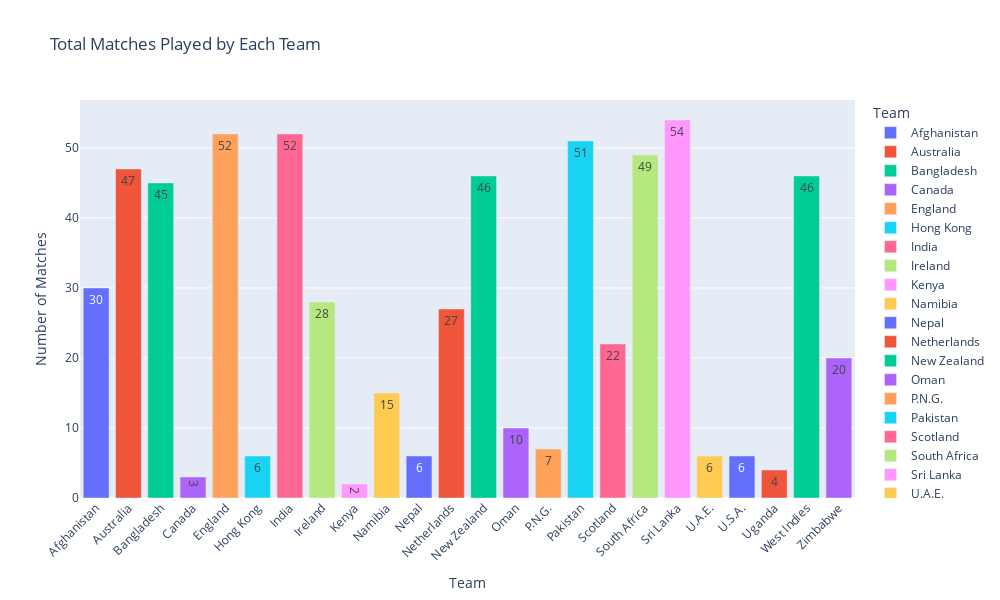

This figure's notebook cell:
### Code cell
import pandas as pd
import plotly.express as px

#Total matches played by each team - BAR PLOT 
fig = px.bar(total_matches, 
             x='Team', 
             y='Matches', 
             color='Team',  
             title='Total Matches Played by Each Team',
             labels={'Matches': 'Number of Matches', 'Team': 'Team'},
             text='Matches')

fig.update_layout(
    xaxis_title='Team',
    yaxis_title='Number of Matches',
    hovermode='closest',
    width=1000,  
    height=600, 
    xaxis_tickangle=-45  
)
fig.show()



#Total matches played by each team - GEOSPATIAL 

matches_url = 'https://raw.githubusercontent.com/Shamsvi/CMSE-830/main/mens%20cwc/all_t20_world_cup_matches_results.csv'
wc_final_data_df = pd.read_csv(matches_url)

team1_counts = wc_final_data_df['Team1'].value_counts()
team2_counts = wc_final_data_df['Team2'].value_counts()

total_matches = pd.DataFrame({'Team': team1_counts.index, 'Matches': team1_counts.values})

team2_matches = pd.DataFrame({'Team': team2_counts.index, 'Matches': team2_counts.values})
total_matches = pd.concat([total_matches, team2_matches], ignore_index=True)

total_matches = total_matches.groupby('Team', as_index=False).sum()

ground_country_mapping = {
    'India': 'India',
    'Australia': 'Australia',
    'England': 'United Kingdom',
    'Pakistan': 'Pakistan',
    'South Africa': 'South Africa',
    'Sri Lanka': 'Sri Lanka',
    'West Indies': 'West Indies',
    'Bangladesh': 'Bangladesh',
    'Nepal': 'Nepal',
    'Zimbabwe': 'Zimbabwe',
    'Afghanistan': 'Afghanistan',
    'New Zealand': 'New Zealand',
    'Netherlands': 'Netherlands',
    'Scotland': 'Scotland',
    'U.S.A.': 'United States',
    'Ireland': 'Ireland',
    'Kenya': 'Kenya',
    'Oman': 'Oman',
    'United Arab Emirates': 'United Arab Emirates',
    'Hong Kong': 'Hong Kong',
    'P.N.G': 'Papua New Guinea',
    'Canada': 'Canada',
    'Uganda': 'Uganda'
     
}

total_matches['Country'] = total_matches['Team'].map(lambda x: ground_country_mapping.get(x, 'Unknown'))

fig = px.choropleth(total_matches,
                    locations='Country',  
                    locationmode='country names',  
                    color='Matches',  
                    hover_name='Country',  
                    hover_data=['Matches'],  
                    title='Total Matches Played by Each Team',
                    color_continuous_scale=px.colors.qualitative.Plotly) 

# Step 6: Customize the layout
fig.update_layout(
    geo=dict(
        showframe=False,  
        showcoastlines=True,  
        projection_type='natural earth',
        showsubunits=True, 
        showcountries=True,
        width=1100,  # Increase width
        height=1000  # Increase height
        
    )
)

fig.show()

### Figure 1 — Plotly figure (JSON) as saved in the notebook; plotly's stock layout.template omitted (floating-point values rounded to 4 significant figures)
{"data": [{"alignmentgroup": "True", "hovertemplate": "Team=%{x}<br>Number of Matches=%{text}<extra></extra>", "legendgroup": "Afghanistan", "marker": {"color": "#636efa", "pattern": {"shape": ""}}, "name": "Afghanistan", "offsetgroup": "Afghanistan", "orientation": "v", "showlegend": true, "text": [30], "textposition": "auto", "type": "bar", "x": ["Afghanistan"], "xaxis": "x", "y": [30], "yaxis": "y"}, {"alignmentgroup": "True", "hovertemplate": "Team=%{x}<br>Number of Matches=%{text}<extra></extra>", "legendgroup": "Australia", "marker": {"color": "#EF553B", "pattern": {"shape": ""}}, "name": "Australia", "offsetgroup": "Australia", "orientation": "v", "showlegend": true, "text": [47], "textposition": "auto", "type": "bar", "x": ["Australia"], "xaxis": "x", "y": [47], "yaxis": "y"}, {"alignmentgroup": "True", "hovertemplate": "Team=%{x}<br>Number of Matches=%{text}<extra></extra>", "legendgroup": "Bangladesh", "marker": {"color": "#00cc96", "pattern": {"shape": ""}}, "name": "Bangladesh", "offsetgroup": "Bangladesh", "orientation": "v", "showlegend": true, "text": [45], "textposition": "auto", "type": "bar", "x": ["Bangladesh"], "xaxis": "x", "y": [45], "yaxis": "y"}, {"alignmentgroup": "True", "hovertemplate": "Team=%{x}<br>Number of Matches=%{text}<extra></extra>", "legendgroup": "Canada", "marker": {"color": "#ab63fa", "pattern": {"shape": ""}}, "name": "Canada", "offsetgroup": "Canada", "orientation": "v", "showlegend": true, "text": [3], "textposition": "auto", "type": "bar", "x": ["Canada"], "xaxis": "x", "y": [3], "yaxis": "y"}, {"alignmentgroup": "True", "hovertemplate": "Team=%{x}<br>Number of Matches=%{text}<extra></extra>", "legendgroup": "England", "marker": {"color": "#FFA15A", "pattern": {"shape": ""}}, "name": "England", "offsetgroup": "England", "orientation": "v", "showlegend": true, "text": [52], "textposition": "auto", "type": "bar", "x": ["England"], "xaxis": "x", "y": [52], "yaxis": "y"}, {"alignmentgroup": "True", "hovertemplate": "Team=%{x}<br>Number of Matches=%{text}<extra></extra>", "legendgroup": "Hong Kong", "marker": {"color": "#19d3f3", "pattern": {"shape": ""}}, "name": "Hong Kong", "offsetgroup": "Hong Kong", "orientation": "v", "showlegend": true, "text": [6], "textposition": "auto", "type": "bar", "x": ["Hong Kong"], "xaxis": "x", "y": [6], "yaxis": "y"}, {"alignmentgroup": "True", "hovertemplate": "Team=%{x}<br>Number of Matches=%{text}<extra></extra>", "legendgroup": "India", "marker": {"color": "#FF6692", "pattern": {"shape": ""}}, "name": "India", "offsetgroup": "India", "orientation": "v", "showlegend": true, "text": [52], "textposition": "auto", "type": "bar", "x": ["India"], "xaxis": "x", "y": [52], "yaxis": "y"}, {"alignmentgroup": "True", "hovertemplate": "Team=%{x}<br>Number of Matches=%{text}<extra></extra>", "legendgroup": "Ireland", "marker": {"color": "#B6E880", "pattern": {"shape": ""}}, "name": "Ireland", "offsetgroup": "Ireland", "orientation": "v", "showlegend": true, "text": [28], "textposition": "auto", "type": "bar", "x": ["Ireland"], "xaxis": "x", "y": [28], "yaxis": "y"}, {"alignmentgroup": "True", "hovertemplate": "Team=%{x}<br>Number of Matches=%{text}<extra></extra>", "legendgroup": "Kenya", "marker": {"color": "#FF97FF", "pattern": {"shape": ""}}, "name": "Kenya", "offsetgroup": "Kenya", "orientation": "v", "showlegend": true, "text": [2], "textposition": "auto", "type": "bar", "x": ["Kenya"], "xaxis": "x", "y": [2], "yaxis": "y"}, {"alignmentgroup": "True", "hovertemplate": "Team=%{x}<br>Number of Matches=%{text}<extra></extra>", "legendgroup": "Namibia", "marker": {"color": "#FECB52", "pattern": {"shape": ""}}, "name": "Namibia", "offsetgroup": "Namibia", "orientation": "v", "showlegend": true, "text": [15], "textposition": "auto", "type": "bar", "x": ["Namibia"], "xaxis": "x", "y": [15], "yaxis": "y"}, {"alignmentgroup": "True", "hovertemplate": "Team=%{x}<br>Number of Matches=%{text}<extra></extra>", "legendgroup": "Nepal", "marker": {"color": "#636efa", "pattern": {"shape": ""}}, "name": "Nepal", "offsetgroup": "Nepal", "orientation": "v", "showlegend": true, "text": [6], "textposition": "auto", "type": "bar", "x": ["Nepal"], "xaxis": "x", "y": [6], "yaxis": "y"}, {"alignmentgroup": "True", "hovertemplate": "Team=%{x}<br>Number of Matches=%{text}<extra></extra>", "legendgroup": "Netherlands", "marker": {"color": "#EF553B", "pattern": {"shape": ""}}, "name": "Netherlands", "offsetgroup": "Netherlands", "orientation": "v", "showlegend": true, "text": [27], "textposition": "auto", "type": "bar", "x": ["Netherlands"], "xaxis": "x", "y": [27], "yaxis": "y"}, {"alignmentgroup": "True", "hovertemplate": "Team=%{x}<br>Number of Matches=%{text}<extra></extra>", "legendgroup": "New Zealand", "marker": {"color": "#00cc96", "pattern": {"shape": ""}}, "name": "New Zealand", "offsetgroup": "New Zealand", "orientation": "v", "showlegend": true, "text": [46], "textposition": "auto", "type": "bar", "x": ["New Zealand"], "xaxis": "x", "y": [46], "yaxis": "y"}, {"alignmentgroup": "True", "hovertemplate": "Team=%{x}<br>Number of Matches=%{text}<extra></extra>", "legendgroup": "Oman", "marker": {"color": "#ab63fa", "pattern": {"shape": ""}}, "name": "Oman", "offsetgroup": "Oman", "orientation": "v", "showlegend": true, "text": [10], "textposition": "auto", "type": "bar", "x": ["Oman"], "xaxis": "x", "y": [10], "yaxis": "y"}, {"alignmentgroup": "True", "hovertemplate": "Team=%{x}<br>Number of Matches=%{text}<extra></extra>", "legendgroup": "P.N.G.", "marker": {"color": "#FFA15A", "pattern": {"shape": ""}}, "name": "P.N.G.", "offsetgroup": "P.N.G.", "orientation": "v", "showlegend": true, "text": [7], "textposition": "auto", "type": "bar", "x": ["P.N.G."], "xaxis": "x", "y": [7], "yaxis": "y"}, {"alignmentgroup": "True", "hovertemplate": "Team=%{x}<br>Number of Matches=%{text}<extra></extra>", "legendgroup": "Pakistan", "marker": {"color": "#19d3f3", "pattern": {"shape": ""}}, "name": "Pakistan", "offsetgroup": "Pakistan", "orientation": "v", "showlegend": true, "text": [51], "textposition": "auto", "type": "bar", "x": ["Pakistan"], "xaxis": "x", "y": [51], "yaxis": "y"}, {"alignmentgroup": "True", "hovertemplate": "Team=%{x}<br>Number of Matches=%{text}<extra></extra>", "legendgroup": "Scotland", "marker": {"color": "#FF6692", "pattern": {"shape": ""}}, "name": "Scotland", "offsetgroup": "Scotland", "orientation": "v", "showlegend": true, "text": [22], "textposition": "auto", "type": "bar", "x": ["Scotland"], "xaxis": "x", "y": [22], "yaxis": "y"}, {"alignmentgroup": "True", "hovertemplate": "Team=%{x}<br>Number of Matches=%{text}<extra></extra>", "legendgroup": "South Africa", "marker": {"color": "#B6E880", "pattern": {"shape": ""}}, "name": "South Africa", "offsetgroup": "South Africa", "orientation": "v", "showlegend": true, "text": [49], "textposition": "auto", "type": "bar", "x": ["South Africa"], "xaxis": "x", "y": [49], "yaxis": "y"}, {"alignmentgroup": "True", "hovertemplate": "Team=%{x}<br>Number of Matches=%{text}<extra></extra>", "legendgroup": "Sri Lanka", "marker": {"color": "#FF97FF", "pattern": {"shape": ""}}, "name": "Sri Lanka", "offsetgroup": "Sri Lanka", "orientation": "v", "showlegend": true, "text": [54], "textposition": "auto", "type": "bar", "x": ["Sri Lanka"], "xaxis": "x", "y": [54], "yaxis": "y"}, {"alignmentgroup": "True", "hovertemplate": "Team=%{x}<br>Number of Matches=%{text}<extra></extra>", "legendgroup": "U.A.E.", "marker": {"color": "#FECB52", "pattern": {"shape": ""}}, "name": "U.A.E.", "offsetgroup": "U.A.E.", "orientation": "v", "showlegend": true, "text": [6], "textposition": "auto", "type": "bar", "x": ["U.A.E."], "xaxis": "x", "y": [6], "yaxis": "y"}, {"alignmentgroup": "True", "hovertemplate": "Team=%{x}<br>Number of Matches=%{text}<extra></extra>", "legendgroup": "U.S.A.", "marker": {"color": "#636efa", "pattern": {"shape": ""}}, "name": "U.S.A.", "offsetgroup": "U.S.A.", "orientation": "v", "showlegend": true, "text": [6], "textposition": "auto", "type": "bar", "x": ["U.S.A."], "xaxis": "x", "y": [6], "yaxis": "y"}, {"alignmentgroup": "True", "hovertemplate": "Team=%{x}<br>Number of Matches=%{text}<extra></extra>", "legendgroup": "Uganda", "marker": {"color": "#EF553B", "pattern": {"shape": ""}}, "name": "Uganda", "offsetgroup": "Uganda", "orientation": "v", "showlegend": true, "text": [4], "textposition": "auto", "type": "bar", "x": ["Uganda"], "xaxis": "x", "y": [4], "yaxis": "y"}, {"alignmentgroup": "True", "hovertemplate": "Team=%{x}<br>Number of Matches=%{text}<extra></extra>", "legendgroup": "West Indies", "marker": {"color": "#00cc96", "pattern": {"shape": ""}}, "name": "West Indies", "offsetgroup": "West Indies", "orientation": "v", "showlegend": true, "text": [46], "textposition": "auto", "type": "bar", "x": ["West Indies"], "xaxis": "x", "y": [46], "yaxis": "y"}, {"alignmentgroup": "True", "hovertemplate": "Team=%{x}<br>Number of Matches=%{text}<extra></extra>", "legendgroup": "Zimbabwe", "marker": {"color": "#ab63fa", "pattern": {"shape": ""}}, "name": "Zimbabwe", "offsetgroup": "Zimbabwe", "orientation": "v", "showlegend": true, "text": [20], "textposition": "auto", "type": "bar", "x": ["Zimbabwe"], "xaxis": "x", "y": [20], "yaxis": "y"}], "layout": {"barmode": "relative", "height": 600, "hovermode": "closest", "legend": {"title": {"text": "Team"}, "tracegroupgap": 0}, "title": {"text": "Total Matches Played by Each Team"}, "width": 1000, "xaxis": {"anchor": "y", "autorange": true, "categoryarray": ["Afghanistan", "Australia", "Bangladesh", "Canada", "England", "Hong Kong", "India", "Ireland", "Kenya", "Namibia", "Nepal", "Netherlands", "New Zealand", "Oman", "P.N.G.", "Pakistan", "Scotland", "South Africa", "Sri Lanka", "U.A.E.", "U.S.A.", "Uganda", "West Indies", "Zimbabwe"], "categoryorder": "array", "domain": [0, 1], "range": [-0.5, 23.5], "tickangle": -45, "title": {"text": "Team"}, "type": "category"}, "yaxis": {"anchor": "x", "autorange": true, "domain": [0, 1], "range": [0, 56.84], "title": {"text": "Number of Matches"}, "type": "linear"}}}
